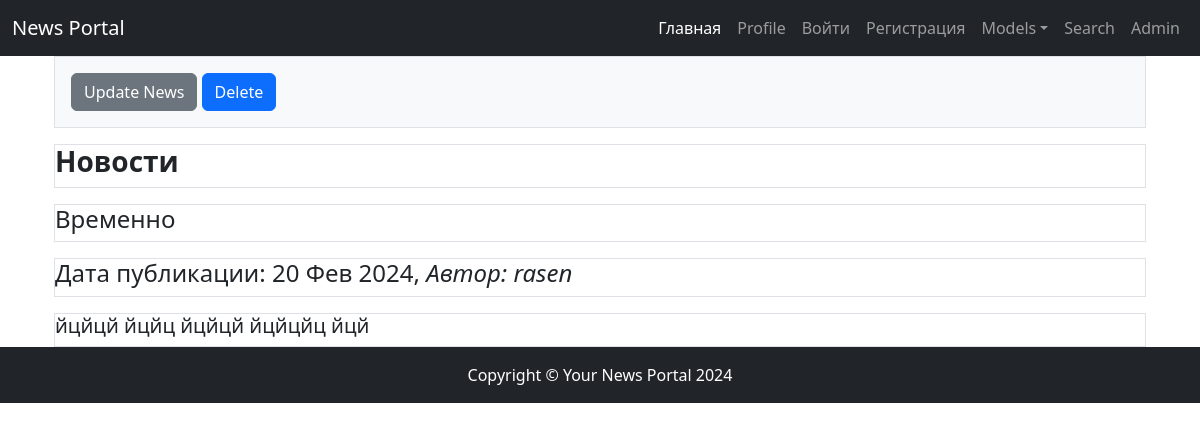
The app's page /news/138, older data.
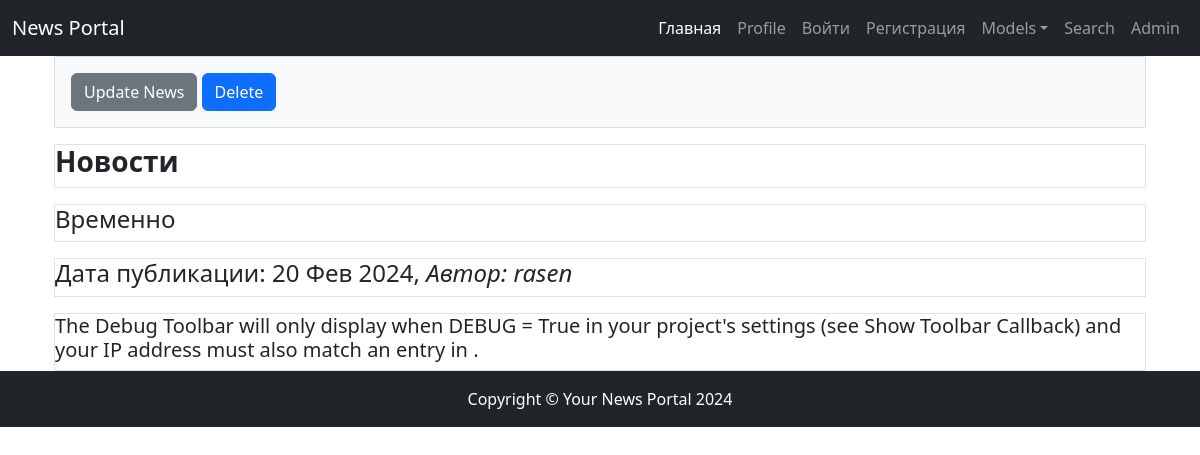
The same page, newer data.
### news/models.py (models this page shows, shortened)
class Post(models.Model):
    news = 'NE'
    articles = 'AR'
    TYPES = [
        (news, 'Новости'),
        (articles, 'Статьи')
    ]
    author = models.ForeignKey(Author, on_delete=models.CASCADE)
    choice_types = models.CharField(max_length=2, choices=TYPES, default=news)
    time_in = models.DateTimeField(default=timezone.now)
    categories_post = models.ManyToManyField(Category, through='PostCategory')
    title = models.CharField(max_length=240, default='')
    content = models.TextField(blank=False)
    rate_new = models.IntegerField(default=0)

class Author(models.Model):
    user = models.OneToOneField(User, on_delete=models.CASCADE)
    rating = models.IntegerField(default=0)

### news/views/post.py (the view)
# urls.py: path('news/<int:pk>', PostDetail.as_view(), name='post_detail'),
class PostDetail(DetailView):
    model = Post
    template_name = APP + 'post_detail.html'
    context_object_name = 'post'
    queryset = Post.objects.all()
    def get_object(self, *args, **kwargs):  # переопределение метода получения объекта
        obj = cache.get(f'post-{self.kwargs["pk"]}', None)
        if not obj:
            obj = super().get_object(queryset=self.queryset)
            cache.set(f'post-{self.kwargs["pk"]}', obj)
        return obj
    def get_context_data(self, **kwargs):
        context = super().get_context_data(**kwargs)
        context['title'] = 'Пост'
        return context

### news/templatetags/custom_filters.py (called while the page is built)
@register.filter()
def censor(value):
    for name in bad_words:
        value = value.replace(name, '***')
    return value

### news/templates/news/post_detail.html (shortened to what this page needs)
{% extends 'default.html' %}
{% load custom_filters %}
{% block content %}
<div class="container d-grid gap-3">
    <div class="p-3 bg-light border">
    {% if post.choice_types == 'AR' %}
    <a class="btn btn-secondary" href="/news/articles/{{ post.pk }}/edit/" role="button">Update Article</a>
    {% else %}
    <a class="btn btn-secondary" href="/news/{{ post.pk }}/edit/" role="button">Update News</a>
    {% endif %}
    <a class="btn btn-primary" href="{{ post.pk }}/delete/" role="button">Delete</a>
    </div>
    <div class="p3 border"><h3><strong>{{ post.get_choice_types_display }}</strong></h3></div>
    <div class="p3 border"><h4> {{ post.title|censor }}</h4></div>
    <div class="p3 border"><h4> Дата публикации: {{ post.time_in|date:'d M Y' }}, <em>Автор: {{ post.author.user }}</em></h4></div>
    <div class="p3 border"><h5 class="text-lg-left">{{ post.content|censor }}</h5></div>
</div>
{% endblock content %}

Row changes from the older to the newer data that the page shows:
changed Post "Новости": content|censor "йцйцй йцйц йцйцй йцйцйц йцй" → "The Debug Toolbar will only display when DEBUG = True in your project's settings (see Show Toolbar Callback) and your IP address must also match an entry in ."
